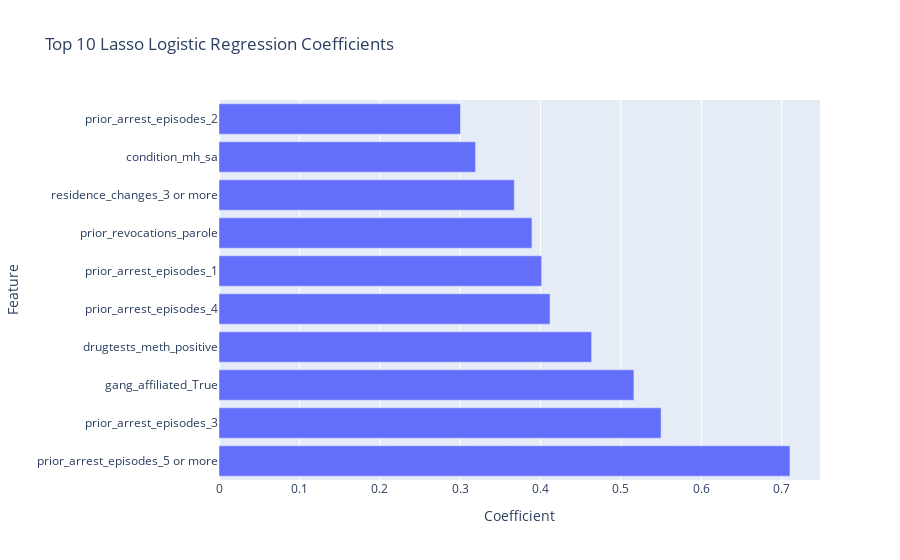

The code cell stored with this chart in its notebook:
### Code cell
N = 10  # Number of top features to display
top_features = coef_df.nlargest(N, "Coefficient")

fig = px.bar(
    top_features,
    x="Coefficient",
    y="Feature",
    orientation="h",
    title=f"Top {N} Lasso Logistic Regression Coefficients"
)
fig.show()

### Figure 1 — Plotly figure (JSON) as saved in the notebook; plotly's stock layout.template omitted (floating-point values rounded to 4 significant figures)
{"data": [{"alignmentgroup": "True", "hovertemplate": "Coefficient=%{x}<br>Feature=%{y}<extra></extra>", "legendgroup": "", "marker": {"color": "#636efa", "pattern": {"shape": ""}}, "name": "", "offsetgroup": "", "orientation": "h", "showlegend": false, "textposition": "auto", "type": "bar", "x": [0.7102, 0.55, 0.5161, 0.4635, 0.4118, 0.4014, 0.3893, 0.3674, 0.3191, 0.3004], "xaxis": "x", "y": ["prior_arrest_episodes_5 or more", "prior_arrest_episodes_3", "gang_affiliated_True", "drugtests_meth_positive", "prior_arrest_episodes_4", "prior_arrest_episodes_1", "prior_revocations_parole", "residence_changes_3 or more", "condition_mh_sa", "prior_arrest_episodes_2"], "yaxis": "y"}], "layout": {"barmode": "relative", "legend": {"tracegroupgap": 0}, "title": {"text": "Top 10 Lasso Logistic Regression Coefficients"}, "xaxis": {"anchor": "y", "domain": [0, 1], "title": {"text": "Coefficient"}}, "yaxis": {"anchor": "x", "domain": [0, 1], "title": {"text": "Feature"}}}}
